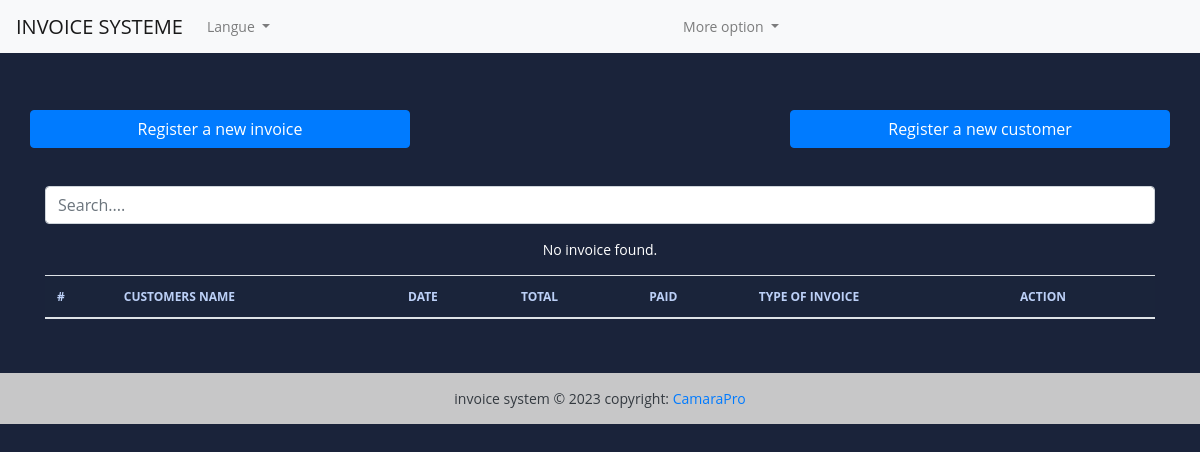
The app's page /, older data.
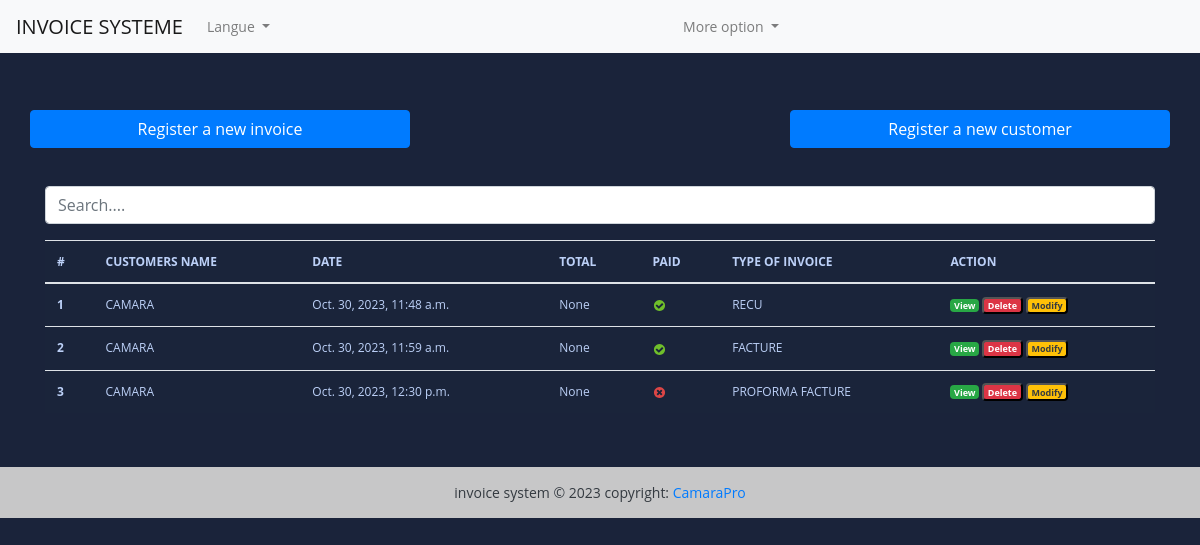
The same page, newer data.
### fac_app/models.py (models this page shows, shortened)
class Invoice(models.Model):
    INVOICE_TYPE = (
        ('R', 'RECU'),
        ('P', 'PROFORMA FACTURE'),
        ('F', 'FACTURE')
    )
    customer = models.ForeignKey(Customer, on_delete=models.PROTECT)
    save_by = models.ForeignKey(User, on_delete=models.PROTECT)
    invoice_date_time = models.DateTimeField(auto_now_add=True)
    total = models.DecimalField(max_digits=10000, decimal_places=2)
    last_update_date = models.DateTimeField(null=True, blank=True)
    paid = models.BooleanField(default=False)
    invoice_type = models.CharField(max_length=1, choices=INVOICE_TYPE)
    comments = models.TimeField(null=True,max_length=1000, blank=True)
    class Meta:
        verbose_name = "Invoice"
        verbose_name_plural = "Invoices"
    @property
    def get_total(self):
        articles = self.article_set.all()
        total = sum(article.get_total for article in articles)

class Customer(models.Model):
    SEX_TYPES = (
        ('M', 'Masculin'),
        ('F', 'Feminin')
    )
    name=models.CharField(max_length=132)
    email = models.EmailField()
    phone = models.CharField(max_length=132)
    address = models.CharField(max_length=64)
    sex = models.CharField(max_length=1, choices=SEX_TYPES)
    age = models.CharField(max_length=12)
    city = models.CharField(max_length=32)
    zip_code = models.CharField(max_length=16)
    created_date = models.DateTimeField(auto_now_add=True)
    save_by = models.ForeignKey(User, on_delete=models.PROTECT)
    class Meta:
        verbose_name = "Customer"
        verbose_name_plural = "Customers"

### fac_app/views.py (the view, shortened to what this page needs)
# urls.py: path('',HomeView.as_view(), name='home'),
class HomeView(View):
    templates_name = 'index.html'
    invoices = Invoice.objects.all()
    context = {
        'invoices': invoices
    }
    def get(self, request, *args, **kwags):
        return render(request, self.templates_name, self.context)

### templates/index.html (shortened to what this page needs)
{% extends "base.html" %}
{% load static %}
{% block content %}
<br><br>
<div class="row">
   <a href="" class="btn col-md-4 btn-primary">
      Register a new invoice
   </a>
   <a href='#' class="col-md-4">
   </a>
   <a href="{% url 'add-customer'%}" class="btn col-md-4 btn-primary">
       Register a new customer
   </a>
</div>
<br> <br>
<div class="form-group ">
   <input id="search" class="form-control" type="text" placeholder="Search....">
</div>
<div>
   <table class="table table-striped-columns">
      <thead>
         <tr>
            <th scope="col">#</th>
            <th scope="col">CUSTOMERS NAME</th>
            <th scope="col">DATE</th>
            <th scope="col">TOTAL</th>
            <th scope="col">PAID</th>
            <th scope="col">TYPE OF INVOICE</th>
            <th scope="col">ACTION</th>
         </tr>
      </thead>
      <tbody id="myTable">
         {% if invoices %}
         {% for facture in invoices %}
         <tr>
            <th scope="row">{{ facture.pk }}</th>
            <td>{{facture.customer.name}}</td>
            <td>{{facture.invoice_date_time}}</td>
            <td>{{ facture.get_total }}</td>
            <td>
               {% if facture.paid %}
               <img src="{% static 'images/icon-yes.svg' %}" alt="True">
               {% else %}
               <img src="{% static 'images/icon-no.svg' %}" alt="False">
               {% endif %}
            </td>
            <td>{{facture.get_invoice_type_display }}</td>
            <td>
               <a href="" title="Detail" class="badge text-white bg-success">View</a>
               <button id="btn-invoice-sup" type="button" data-toggle="modal" data-target="#supprimer"
                  class="badge text-white bg-danger" title="Supprimer" data-id="{{ facture.pk }}"
                  data-customer="{{facture.customer.name}}">Delete
               </button>
               <button id="btn-invoice-mod" type="button" data-toggle="modal" title="Modifier" data-target="#modifier"
                  data-id="{{facture.pk}}" data-customer="{{facture.customer.name}}"
                  class="badge text-dark bg-warning">Modify
               </button>
            </td>
         </tr>
         {% endfor %}
         {% else %}
         <p class="text-center text-white">No invoice found.</p>
         {% endif %}
      </tbody>
   </table>
</div>
<br><br>
{% endblock %}

### templates/base.html (shortened to what this page needs)
<!doctype html>
{% load static %}
<html lang="en">
<head>
    <link rel="stylesheet" href="https://cdn.jsdelivr.net/npm/bootstrap@4.6.2/dist/css/bootstrap.min.css">
    <link rel="stylesheet" href="{% static 'style.css' %}">
</head>
<body>
        <header>
            <nav class="navbar navbar-expand-lg navbar-light bg-light">
                <a class="navbar-brand" href="#">INVOICE SYSTEME</a>
                <div class="collapse navbar-collapse" id="navbarSupportedContent">
                    <ul class="navbar-nav mr-auto">
                      <li class="nav-item dropdown">
                        <a class="nav-link dropdown-toggle" href="#" role="button" data-toggle="dropdown" aria-expanded="false">
                          Langue
                        </a>
                      </li>
                    </ul>
                  </div>
                <div class="collapse navbar-collapse" id="navbarSupportedContent">
                  <ul class="navbar-nav mr-auto">
                    <li class="nav-item dropdown">
                      <a class="nav-link dropdown-toggle" href="#" role="button" data-toggle="dropdown" aria-expanded="false">
                        More option
                      </a>
                    </li>
                  </ul>
                </div>
              </nav>
        </header>
        <div class="container">
          <div class="wrapper">
            <br>
          </div>
        </div>
        <div class="container">
            {% block content %}
            {% endblock content %}
        </div>
        <footer class="bg-light text-center text-dark">
          <div class="text-center p-3" style="background-color: rgba(0, 0, 0, 0.2);">
            invoice system © 2023 copyright:
            <a href="https://www.youtube.com/channel/UC9utGfO6okRXqeKgHk29Wew">CamaraPro</a>
          </div>
        </footer>
</body>
</html>

### static/style.css (style rules this page uses)
body { margin: 0; padding: 0; font: 400 .875rem 'Open Sans', sans-serif; color: #bcd0f7; background: #1A233A; position: relative; height: 100%; }
.table { background: #1a243a; color: #bcd0f7; font-size: .75rem; }

Row changes from the older to the newer data that the page shows:
added Invoice: pk "1", customer.name "CAMARA", invoice_date_time "Oct. 30, 2023, 11:48 a.m.", get_total "None", paid True (drawn), invoice_type "RECU"
added Invoice: pk "2", customer.name "CAMARA", invoice_date_time "Oct. 30, 2023, 11:59 a.m.", get_total "None", paid True (drawn), invoice_type "FACTURE"
added Invoice: pk "3", customer.name "CAMARA", invoice_date_time "Oct. 30, 2023, 12:30 p.m.", get_total "None", paid False (drawn), invoice_type "PROFORMA FACTURE"
Text that changed along with them:
text no longer shown: "No invoice found."
